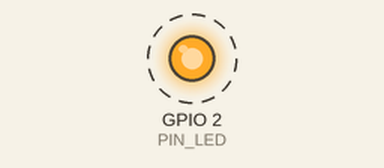
Simulated run of this sketch. Board: ESP32. On the bench: output pins drawn as LEDs (lit = HIGH). Dashed ring = blinking. WiFi joins after 1.5 s; servers stay silent unless stated; what the sketch prints to the serial monitor is not drawn.

Above: at 2.2 s.
Timing chart, 0 to 5.0 s (numbered marks = the images above):
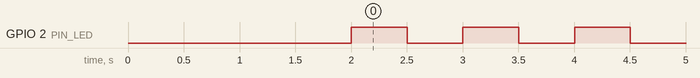

Measured:
- by itself, GPIO 2 (PIN_LED): alternates HIGH for 0.50 s and LOW for 0.50 s

The sketch:

parpadeo_2.ino
```cpp
#include <WiFi.h>
#include <WebServer.h>

// Configuración de red Wi-Fi
const char *ssid = "BUAP_Trabajadores";           // Cambia por tu SSID                         red:  "BUAP_Trabajadores"
const char *password = "BuaPW0rk.2017";   // Cambia por tu contraseña Wi-Fi        password:  "BuaPW0rk.2017"

// Asignación de pines
#define PIN_PULS 4  // Lectura del pulsador
#define PIN_LED  2  // Salida LED

// Crear un servidor web en el puerto 80
WebServer server(80);

void setup() {
  // Inicialización de la comunicación serie
  Serial.begin(115200);

  // Configuración de pines
  pinMode(PIN_PULS, INPUT);  // Entrada del pulsador
  pinMode(PIN_LED, OUTPUT);  // Salida LED

  // Conectar a la red Wi-Fi
  WiFi.begin(ssid, password);
  Serial.print("Conectando a WiFi");
  while (WiFi.status() != WL_CONNECTED) {
    delay(1000);
    Serial.print(".");
  }
  Serial.println("¡Conectado!");
  Serial.println(WiFi.localIP());


  // Iniciar el servidor
  server.begin();
  Serial.println("Servidor HTTP iniciado");

}

void loop() {
  // Maneja las solicitudes entrantes
  server.handleClient();

  //Inicia el parpadeo
  digitalWrite(PIN_LED, HIGH);  // Enciende el LED VERDE 500 milisegundos
  delay(500);
  digitalWrite(PIN_LED, LOW);  // Apaga el LED VERDE 500 milisegundos
  delay(500);
}
```
